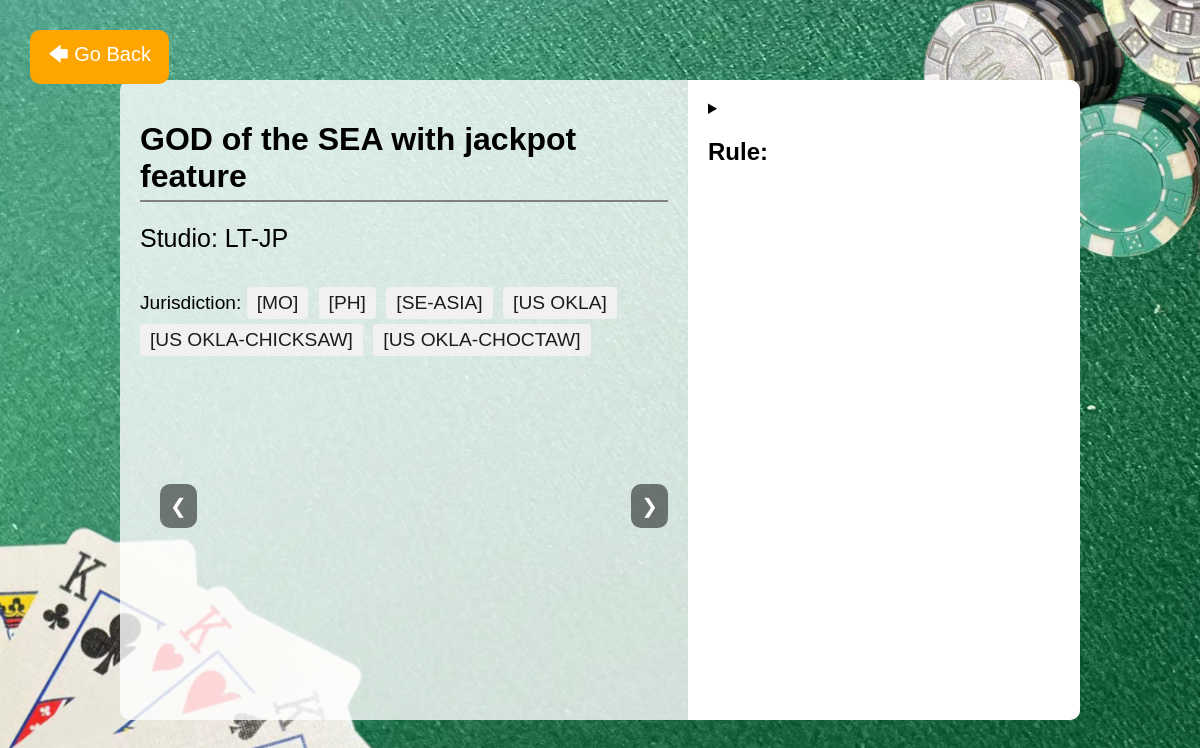
The app's page /33 with its own data.
### try/models.py (models this page shows, shortened)
class Game(models.Model):
    brand = models.CharField(max_length=100)
    name = models.CharField(max_length=100)
    rule = models.TextField()
    link = models.URLField(null=True, blank=True)
    TYPE_CHOICES = [
        ('ETG', 'ETG'),
        ('SLOT', 'Slot'),
    ]
    type = models.CharField(max_length=100, choices=TYPE_CHOICES, default='SLOT')

class Jurisdiction(models.Model):
    Jurisdiction_CHOICES = [
        ('MO', 'MACAU'),
        ('PH', 'PH-PAGCOR'),
        ('SE-ASIA', 'SE-asia'),
        ('US CA-TRIBAL', 'US CA-Tribal'),
        ('US FL-PARI', 'US FL-Pari'),
        ('US FL-SEMINOLE', 'US FL-Seminole'),
        ('US OKLA', 'US OKLA'),
        ('US OKLA-CHICKSAW', 'US OKLA-Chicksaw'),
        ('US OKLA-CHOCTAW', 'US OKLA-Choctaw'),
        ('US MISSISSPPI', 'US Mississppi'),
        ('US MS CHOCTAW', 'US MS Choctaw'),
        ('PUERTO RICO', 'Puerto Rico'),
        ('US ARKANSAS', 'US Arkansas'),
        ('US NORTH-DAKOTA', 'US North-Dakota'),
        ('US NEBRASKA', 'US Nebraska'),
    ]
    jurisdiction = models.CharField(max_length=100, choices=Jurisdiction_CHOICES)
    game = models.ForeignKey(Game, on_delete=models.CASCADE)

### try/views.py (the view)
# urls.py: path('<int:game_id>', game_detail_view, name='game_detail'),
def game_detail_view(request, game_id):
    game = get_object_or_404(Game, id=game_id)
    return render(request, 'game_detail1.html', {'game': game})

### templates/game_detail1.html (shortened to what this page needs)
<!DOCTYPE html>
{% block mymessage %}
<html lang="en">
<head>
</head>
<body>
    <div>
    <button id="goBackButton">🡄 Go Back</button>
    </div>
    <div class="container">
        <div class="left-side">
            <h1>{{ game.name }}</h1>
            <div class="title">Studio: {{ game.brand }}</div>
            <p>Jurisdiction:
                {% for jurisdiction in game.jurisdiction_set.all %}
                <span class="jurisdiction-tag">[{{ jurisdiction.jurisdiction }}]</span>
                {% endfor %}
            </p>
            <div class="carousel">
                <div class="carousel-track">
                    <div class="carousel-item">
                        <iframe style= "height: 500px"src="https://www.youtube.com/embed/8oXW11PuB0c?si=mkVDXMvXwwa0NHcd" frameborder="0" allow="accelerometer; autoplay; clipboard-write; encrypted-media; gyroscope; picture-in-picture" allowfullscreen></iframe>
                    </div>
                </div>
                <div class="carousel-nav">
                    <button class="carousel-button" id="prevButton">❮</button>
                    <button class="carousel-button" id="nextButton">❯</button>
                </div>
            </div>
        </div>
        <div class="right-side">
            <details>
                <summary><h2>Rule:</h2></summary>
            </details>
        </div>
    </div>
</body>
</html>
{% endblock %}

### templates/game_detail1.html (style rules this page uses)
button { background-color:orange; border-radius: 10px; border-color:transparent; color: white; padding: 8px 16px; text-align: center; text-decoration: none; display: inline-block; font-size: 20px; margin: -50px 0px 10px 20px; transition-duration: 0.4s; cursor: pointer; }
body { margin: 0; padding: 0; font-family: Arial, sans-serif; background-size: cover; background-position: center; display: flex; justify-content: center; align-items: center; height: 100vh; background-image: url("media/background.jpg"); }
h1 { width: 100%; padding-bottom: 5px; border-bottom: 2px solid grey; }
.container { width: 80%; height: 80%; background: rgba(255, 255, 255, 0.8); display: flex; border-radius: 10px; overflow: hidden; }
.left-side, .right-side { padding: 20px; }
.left-side { width: 60%; display: flex; flex-direction: column; }
.right-side { width: 40%; background: #fff; overflow-y: auto; }
.title { font-size: 25px; margin-bottom: 15px; }
.carousel { flex-grow: 1; display: flex; align-items: center; overflow: hidden; position: relative; }
.carousel-track { display: flex; transition: transform 0.5s ease; }
.carousel-item { min-width: 100%; box-sizing: border-box; }
.carousel img, .carousel iframe { width: 100%; border-radius: 10px; }
.carousel-nav { position: absolute; top: 50%; width: 100%; display: flex; justify-content: space-between; transform: translateY(-50%); }
.carousel-button { background: rgba(0, 0, 0, 0.5); border: none; color: white; padding: 10px; cursor: pointer; }
#goBackButton { position: fixed; top: 80px; left: 10px; }
p { font-size: 1.2rem; margin-bottom: 10px; }
.jurisdiction-tag { display: inline-block; background-color: #f1f1f1; color: #1c1c1c; padding: 5px 10px; border-radius: 4px; margin-right: 5px; margin-bottom: 5px; }

### records on screen
Game: name "GOD of the SEA with jackpot feature", brand "LT-JP"
Jurisdiction: jurisdiction "MO"
Jurisdiction: jurisdiction "PH"
Jurisdiction: jurisdiction "SE-ASIA"
Jurisdiction: jurisdiction "US OKLA"
Jurisdiction: jurisdiction "US OKLA-CHICKSAW"
Jurisdiction: jurisdiction "US OKLA-CHOCTAW"
